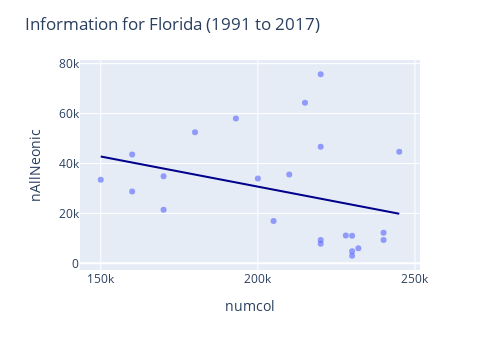

The code cell stored with this chart in its notebook:
### Code cell
fig = px.scatter(
    df_state, x='numcol', y=f'{neo}', opacity=0.65,
    trendline='ols', trendline_color_override='darkblue'
)

fig.update_layout(
    showlegend=False, 
    title_text=f"Information for {state} (1991 to 2017)",  
    autosize=False,
    width=500,
    height=350,)

fig.show()

### Figure 1 — Plotly figure (JSON) as saved in the notebook; plotly's stock layout.template omitted (floating-point values rounded to 4 significant figures)
{"data": [{"hovertemplate": "numcol=%{x}<br>nAllNeonic=%{y}<extra></extra>", "legendgroup": "", "marker": {"color": "#636efa", "opacity": 0.65, "symbol": "circle"}, "mode": "markers", "name": "", "orientation": "v", "showlegend": false, "type": "scatter", "x": [225000, 220000, 200000, 230000, 230000, 240000, 240000, 230000, 228000, 232000, 220000, 220000, 210000, 205000, 160000, 170000, 160000, 150000, 170000, 200000, 180000, 193000, 220000, 245000, 220000, 215000, 205000], "xaxis": "x", "y": [null, null, null, 3039.0, 4828.0, 12278, 9348.0, 11050.0, 11170.0, 6004.0, 9379.0, 7857.0, 35600.0, 17000.0, 28810.0, 21462, 43610.0, 33510.0, 34860.0, 34000.0, 52530.0, 58060.0, 75750.0, 44670.0, 46750.0, 64320.0, null], "yaxis": "y"}, {"hovertemplate": "<b>OLS trendline</b><br>nAllNeonic = -0.240971 * numcol + 78906.1<br>R<sup>2</sup>=0.108451<br><br>numcol=%{x}<br>nAllNeonic=%{y} <b>(trend)</b><extra></extra>", "legendgroup": "", "line": {"color": "darkblue"}, "marker": {"color": "#636efa", "symbol": "circle"}, "mode": "lines", "name": "", "showlegend": false, "type": "scatter", "x": [150000, 160000, 160000, 170000, 170000, 180000, 193000, 200000, 205000, 210000, 215000, 220000, 220000, 220000, 220000, 228000, 230000, 230000, 230000, 232000, 240000, 240000, 245000], "xaxis": "x", "y": [42760.0, 40350.0, 40350.0, 37940.0, 37940.0, 35530.0, 32400.0, 30710.0, 29510.0, 28300.0, 27100.0, 25890.0, 25890.0, 25890.0, 25890.0, 23960.0, 23480.0, 23480.0, 23480.0, 23000.0, 21070.0, 21070.0, 19870.0], "yaxis": "y"}], "layout": {"autosize": false, "height": 350, "legend": {"tracegroupgap": 0}, "margin": {"t": 60}, "showlegend": false, "title": {"text": "Information for Florida (1991 to 2017)"}, "width": 500, "xaxis": {"anchor": "y", "domain": [0, 1], "title": {"text": "numcol"}}, "yaxis": {"anchor": "x", "domain": [0, 1], "title": {"text": "nAllNeonic"}}}}
